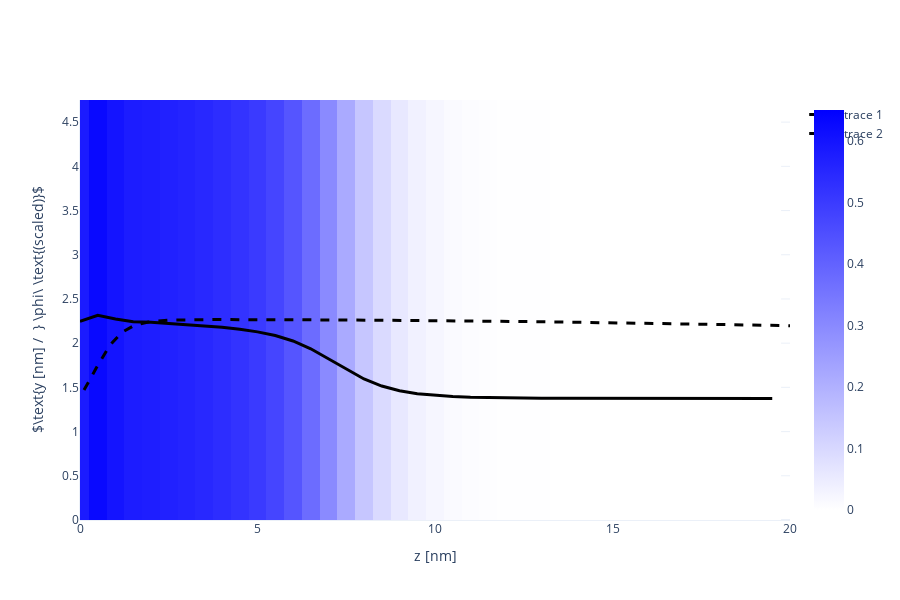

Notebook code for this chart:
### Code cell
X, Y, Z = np.array(phAr.iloc[:,0]), np.array(phAr.iloc[:,1]), np.array(phAr.iloc[:,2])
vol = np.array(phAr.iloc[:,3])

Lz_max = 20
vol = vol[Z < Lz_max]
X = X[Z < Lz_max]
Y = Y[Z < Lz_max]
Z = Z[Z < Lz_max]

Nz_new = int(len(Z)/Nx/Ny)
x = [X[i*Ny*Nz_new] for i in range(Nx)]
y = [Y[j*Nz_new]    for j in range(Ny)]
z = [Z[k]           for k in range(Nz_new)]

xslice = 10
islice = int(xslice*(x[1]-x[0]))
vol = np.array([vol[(islice*Ny+j)*Nz_new+k] for j in range(Ny) for k in range(Nz_new)]).reshape(Ny, Nz_new)

import plotly.graph_objects as go
heatmap = go.Heatmap(
            x=z, y=y, z=vol,
            zmin = 0.0, zmax = 0.65,
            colorscale= [(0,'White'),(1,'Blue')]
          )
scatter = go.Scatter(
            x = z,
            y = 1.5*vol[int(Ny/2), :] + max(y)/2-1,
            line = dict(color='black', width=3)
          )

fname = GIT+'ph_a000x075_1D.dat'
df = pd.read_csv(fname, sep="\s+", skiprows=0)
a000x075_1d = pd.DataFrame([df.iloc[:,0], df.iloc[:,1]], index=['z', 'pha']).T

reference = go.Scatter(
                x = a000x075_1d.z,
                y = 1.5*a000x075_1d.pha + max(y)/2-1,
                line = dict(color='black', width=3, dash='dash')
            )

layout = go.Layout( xaxis_range = [0, Lz_max], yaxis_range = [0, y[-1]],
                    yaxis_title = r'$\text{y [nm] /  } \phi\ \text{(scaled)}$', xaxis_title = 'z [nm]',
                    scene_xaxis_showticklabels=True,
                    scene_yaxis_showticklabels=True,
                    scene_zaxis_showticklabels=True,
                    template='plotly_white', width=900, height=600)
fig = go.Figure(data = [heatmap, scatter, reference], layout = layout)
fig.show()

### Figure 1 — Plotly figure (JSON) as saved in the notebook; plotly's stock layout.template omitted (floating-point values rounded to 4 significant figures; data arrays with more than 128 entries replaced by an {"elided": "..."} marker saying what was removed)
{"data": [{"colorscale": [[0, "White"], [1, "Blue"]], "type": "heatmap", "x": [0, 0.5, 1, 1.5, 2, 2.5, 3, 3.5, 4, 4.5, 5, 5.5, 6, 6.5, 7, 7.5, 8, 8.5, 9, 9.5, 10, 10.5, 11, 11.5, 12, 12.5, 13, 13.5, 14, 14.5, 15, 15.5, 16, 16.5, 17, 17.5, 18, 18.5, 19, 19.5], "y": [0, 0.25, 0.5, 0.75, 1, 1.25, 1.5, 1.75, 2, 2.25, 2.5, 2.75, 3, 3.25, 3.5, 3.75, 4, 4.25, 4.5, 4.75], "z": {"elided": "20x40 float values"}, "zmax": 0.65, "zmin": 0}, {"line": {"color": "black", "width": 3}, "type": "scatter", "x": [0, 0.5, 1, 1.5, 2, 2.5, 3, 3.5, 4, 4.5, 5, 5.5, 6, 6.5, 7, 7.5, 8, 8.5, 9, 9.5, 10, 10.5, 11, 11.5, 12, 12.5, 13, 13.5, 14, 14.5, 15, 15.5, 16, 16.5, 17, 17.5, 18, 18.5, 19, 19.5], "y": [2.246, 2.316, 2.274, 2.243, 2.235, 2.223, 2.212, 2.197, 2.18, 2.157, 2.128, 2.086, 2.025, 1.936, 1.823, 1.701, 1.595, 1.515, 1.462, 1.429, 1.408, 1.396, 1.388, 1.383, 1.38, 1.378, 1.377, 1.376, 1.376, 1.375, 1.375, 1.375, 1.375, 1.375, 1.375, 1.375, 1.375, 1.375, 1.375, 1.375]}, {"line": {"color": "black", "dash": "dash", "width": 3}, "type": "scatter", "x": {"elided": "440 float values"}, "y": {"elided": "440 float values"}}], "layout": {"height": 600, "scene": {"xaxis": {"showticklabels": true}, "yaxis": {"showticklabels": true}, "zaxis": {"showticklabels": true}}, "width": 900, "xaxis": {"range": [0, 20], "title": {"text": "z [nm]"}, "type": "linear"}, "yaxis": {"range": [0, 4.75], "title": {"text": "$\\text{y [nm] /  } \\phi\\ \\text{(scaled)}$"}, "type": "linear"}}}
